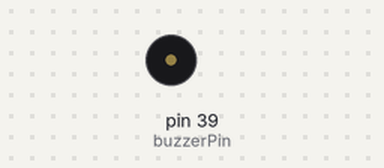
Simulated run of this sketch. Board: Arduino Mega 2560, built with avr-gcc and run on an emulated ATmega2560. On the bench: buzzer (waves = sounding).

Above: at 4.0 s.
Timing chart, 0 to 10.5 s (numbered marks = the images above):
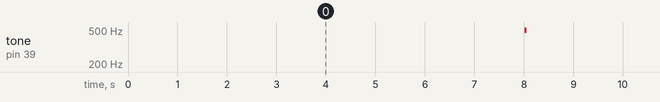

Measured:
- by itself, tone on pin 39 (buzzerPin): alternates 498 Hz for 0.04 s and silent for 8.0 s

The sketch:

zadanie_1.ino
```cpp
// Definicje pinów dla serwomechanizmów
const int secondServoPin = 5;
const int minuteServoPin = 6;
const int hourServoPin = 7;

// Definicja pinu dla buzzer'a
const int buzzerPin = 39;

// Interwał między krokami w milisekundach
const long interval = 100;

// Zmienne przechowujące aktualny czas
int seconds = 0;
int minutes = 0;
int hours = 0;

void setup() {
  // Ustawienie pinu buzzer'a jako wyjście
  pinMode(buzzerPin, OUTPUT);
}

void loop() {
    // Inkrementacja sekund i sprawdzenie warunku przejścia do kolejnej minuty
    if (seconds < 60)
    {
        ++seconds;
        delay(interval);
        if (seconds == 60)
        {
            ++minutes;
            seconds = 0;
            // Odtworzenie dźwięku alarmu na przejście do nowej minuty
            playAlarm();
        }
    }

    // Sprawdzenie warunku przejścia do kolejnej godziny
    if (minutes == 60)
    {
        ++hours;
        minutes = 0;
    }

    // Sprawdzenie warunku zresetowania godzin po 11
    if (hours == 11)
    {
        hours = 0;
    }

    // Aktualizacja pozycji serwomechanizmów zgodnie z czasem
    rotateServo(secondServoPin, seconds, 60);
    rotateServo(minuteServoPin, minutes, 60);
    rotateServo(hourServoPin, hours, 12);
}

// Funkcja obracająca serwomechanizm
void rotateServo(int servoPin, int value, int range) {
  // Mapowanie wartości czasu na kąt obrotu i szerokość impulsu PWM
  int angle = map(value, 0, range - 1, 0, 180);
  int pulseWidth = map(angle, 0, 180, 800, 2000);

  // Wysłanie impulsu do serwomechanizmu
  digitalWrite(servoPin, HIGH);
  delayMicroseconds(pulseWidth);
  digitalWrite(servoPin, LOW);
  delay(10);
}

// Funkcja odtwarzająca alarm
void playAlarm()
{
  // Odtworzenie dźwięku alarmu przez zmianę stanu pinu buzzer'a
  for (int i = 0; i < 20; i++)
  {
    digitalWrite(buzzerPin, HIGH);
    delayMicroseconds(1000);
    digitalWrite(buzzerPin, LOW);
    delayMicroseconds(1000);
  }
}
```
